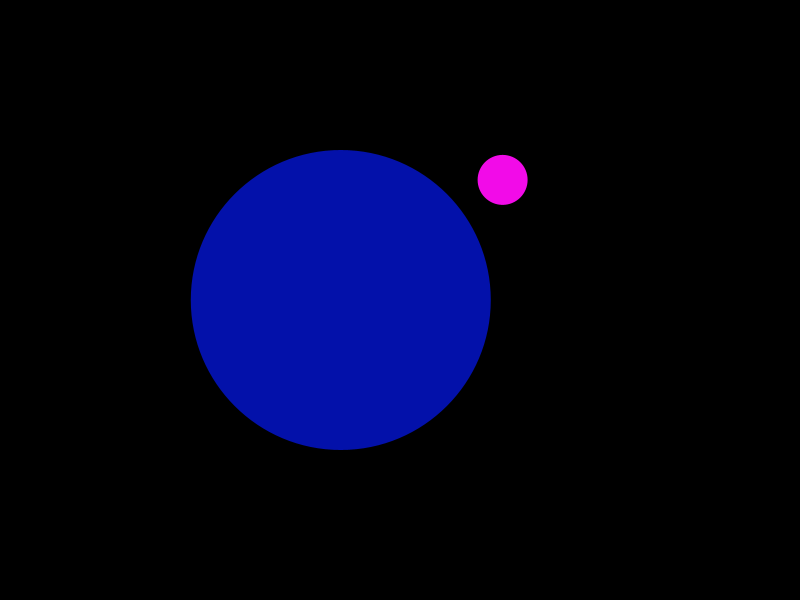
Frame 1 (no input)
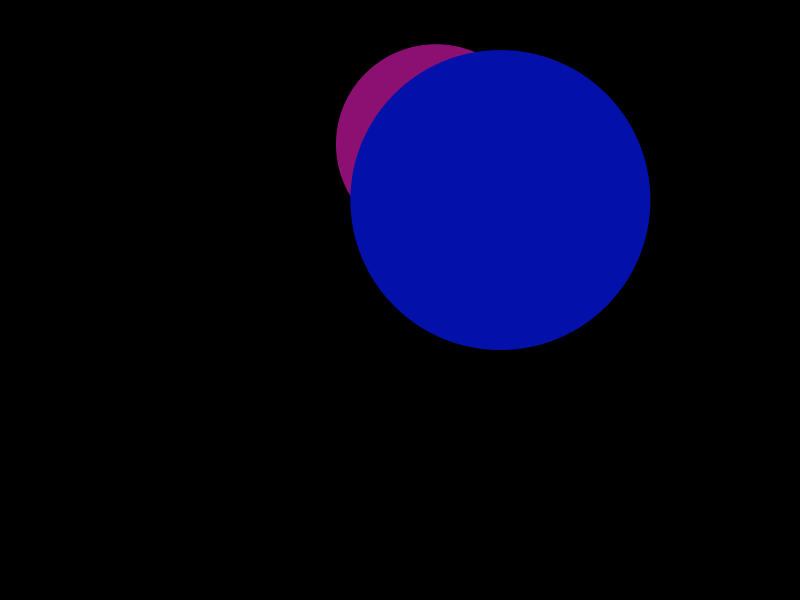
Frame 60 (the mouse pressed at the canvas centre just before this capture)
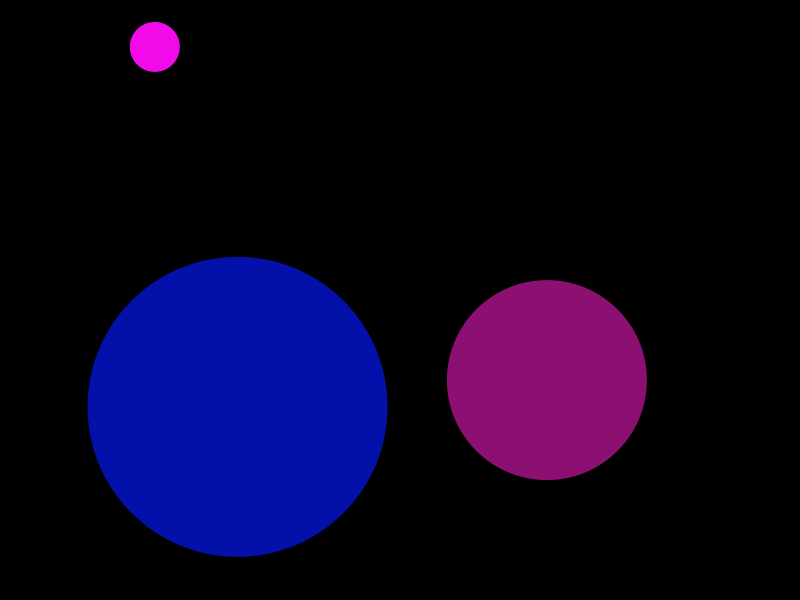
Frame 120 (the mouse held since frame 60 and released just before this capture)

The Processing sketch that drew these frames (run headless with seeded random() and noise(); from frame 60 on, the mouse is pressed at the canvas centre):

// Processing sketch: BouncyBallOOP
// ── BouncyBallOOP.pde
Ball b;                //declare a new ball called b
Ball c;
Ball d;

void setup() {
  size(800, 600);
  b = new Ball(50);   //initialize b as a new object of the Ball class
  c = new Ball(200);
  d = new Ball(300);
}

void draw() {
  background(0);
  //b.display();         //call b's display() method
  //c.display();
  //b.move();
  //c.move();
  b.run();
  c.run();
  d.run();
  b.bounce();
  c.bounce();
  d.bounce();
}
// ── Ball.pde
class Ball {
  //declaring all information (fields) contained within the Ball class
  PVector loc, vel;
  int diam;
  color c;

  //this is a constructor. you can have more than one constructor for a given class
  Ball() {
    diam = 200;
    loc = new PVector(random(diam, width-diam), random(diam, height-diam));
    vel = PVector.random2D();
    vel.mult(10);
    c = color(random(255), random(50), random(100, 255));
  }
    Ball(int tDiam) {
    diam = tDiam;
    loc = new PVector(random(diam, width-diam), random(diam, height-diam));
    vel = PVector.random2D();
    vel.mult(10);
    c = color(random(255), random(50), random(100, 255));
  }

Ball(float tX, float tY){
    diam = 50;
    loc = new PVector(tX,tY);
    vel = PVector.random2D();
    vel.mult(30);
    c = color(0,255,0);
  }

  //after declaring fields and setting up constructors, you can define your methods
  void display() {
    fill(c);
    noStroke();
    ellipse(loc.x, loc.y, diam, diam);
  }

  void move() {
    loc.add(vel);
  }
  void run(){
    display();
    move();
  }
  void bounce(){
    if (loc.x+diam/2>=width || loc.x-diam/2<=0){
      vel.x = -vel.x;
    }
    if (loc.y+diam/2>=height || loc.y-diam/2<=0){
      vel.y = -vel.y;
    }
}
}
